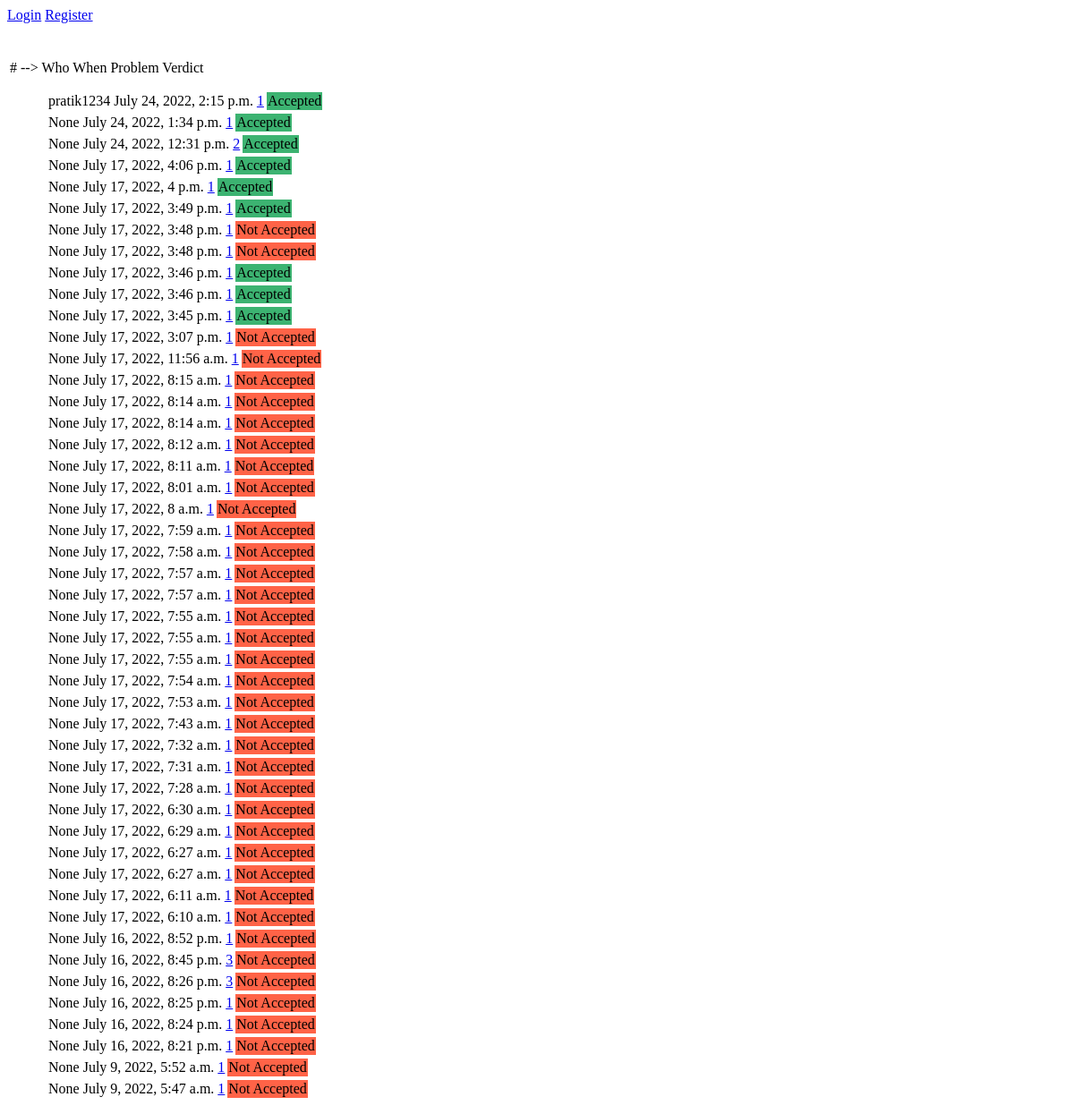
Page /submission on the earlier database version.
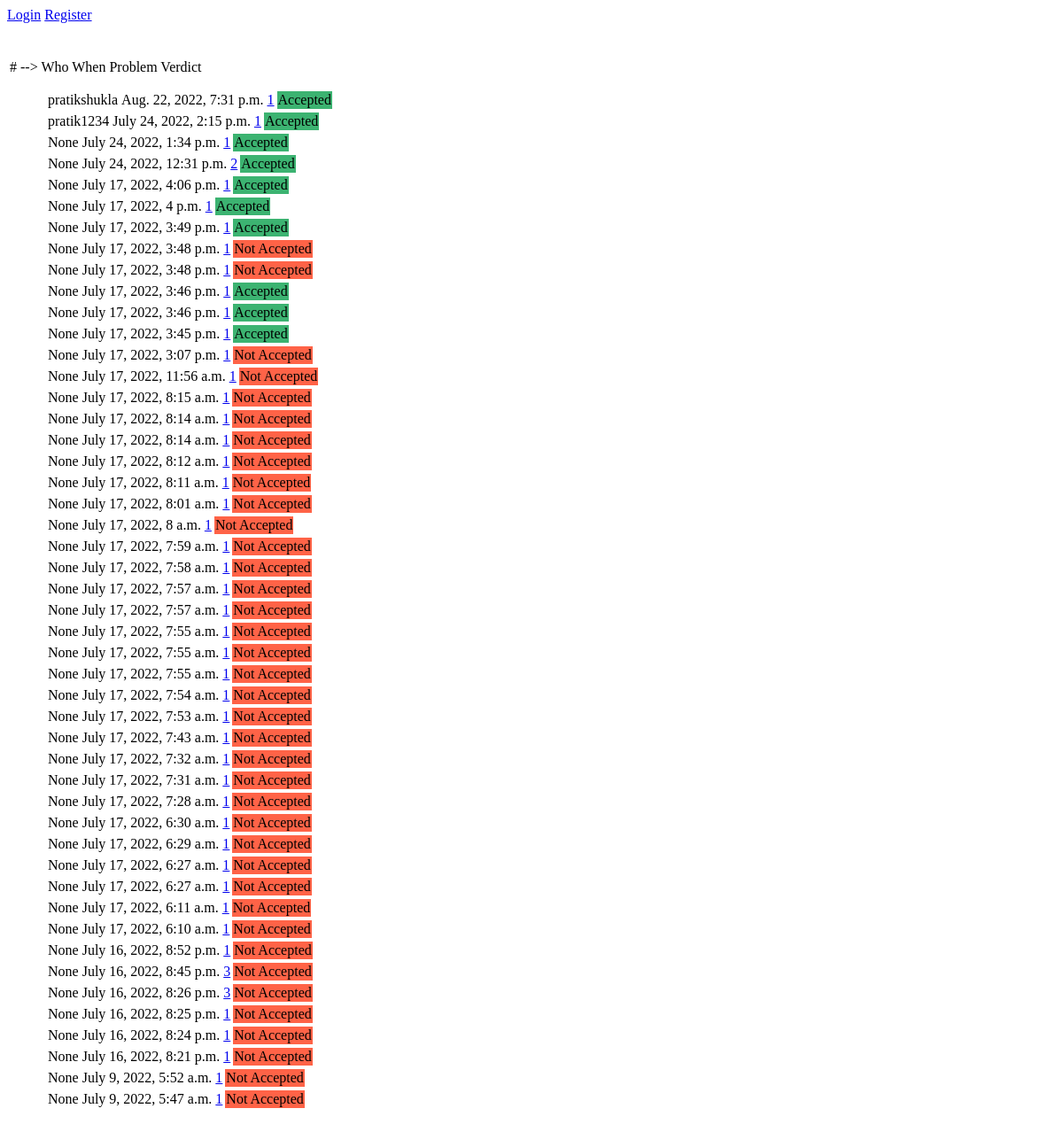
Same page on the later database version.
### ojApp/models.py (models this page shows)
class submissions(models.Model):
    problem=models.ForeignKey(problems,on_delete=models.CASCADE)
    user_name = models.CharField(max_length=100, null='True')
    time_stamp= models.DateTimeField(auto_now_add=True)
    submitted_code=models.FileField(upload_to='oj_received/')
    verdict=models.CharField(max_length=10, default='Running...')

### ojApp/views.py (the view)
# urls.py: path('submission', views.submission, name='submission_page'),
def submission(request):
    recent_submissions = submissions.objects.order_by('-time_stamp')
    template = loader.get_template('ojApp/submission_page.html')
    context = {
        'recent_submissions': recent_submissions,
    }
    return HttpResponse(template.render(context, request))

### ojApp/templates/ojApp/submission_page.html (shortened to what this page needs)
<div class="navbar-nav">
    {% if user.is_authenticated %}
    <a class="nav-item nav-link" href="{% url 'logout' %}"> Logout</a>
    {% else %}
    <a class="nav-item nav-link" href="{% url 'login' %}"> Login</a>
    <a class="nav-item nav-link" href="{% url 'register' %}"> Register</a>
    {% endif %}
</div>
<div style="background-color: white;margin:0.3em 3px 0 3px;position:relative;">
    <div class="ilt">&nbsp;</div>
    <div class="irt">&nbsp;</div>
    <tr >
        <th style="width:6em;" class="top left">#</th> -->
        <th class="top">Who</th>
        <th class="top">When</th>
        <th class="top">Problem</th>
        <th class="top">Verdict</th>
    </tr>
    {% if recent_submissions%}
    <ul>
        {% for submission in recent_submissions %}
        <table >
        <tbody>
            <tr>
                <td>{{submission.user_name}}</td>
                <td >{{submission.time_stamp}}</td>
                <td ><a href="{{ submission.problem_id }}/problem">{{submission.problem_id}}</a></td>
                {% if submission.verdict == "Accepted" %}
                    <td style="background-color:MediumSeaGreen;">Accepted</td>
                {% else %}
                    <td style="background-color:Tomato;">Not Accepted</td>
                {% endif %}
            </tr>
        </tbody>
    </table>
        {% endfor %}
    </ul>
    {% else %}
    <p>No submission available.</p>
    {% endif %}
</div>

Differences in the rows shown:
added submissions: user_name "pratikshukla", time_stamp "Aug. 22, 2022, 7:31 p.m.", problem_id "1", verdict "Accepted"
